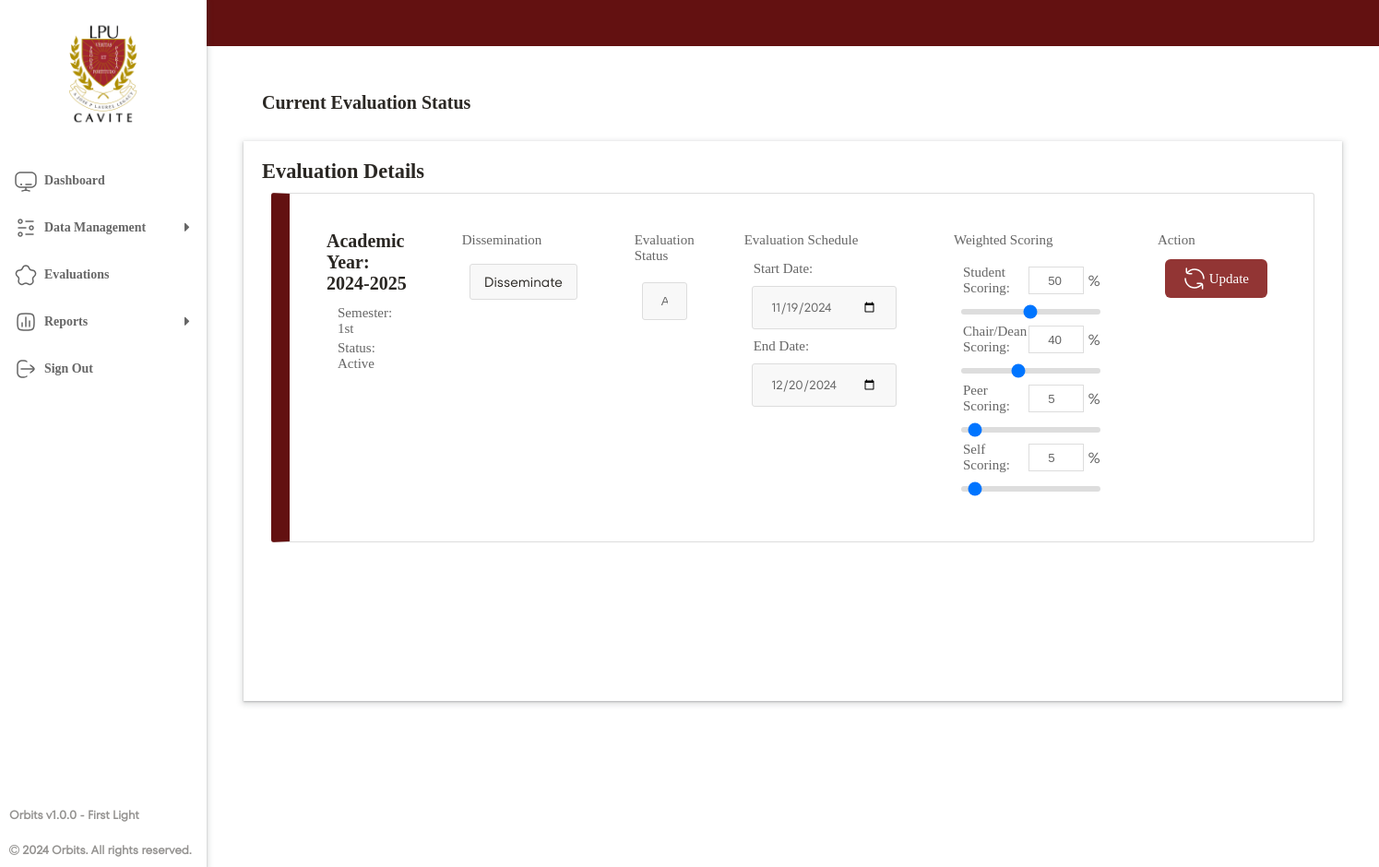
The page /backend/data_handling/evaluation/evaluation.php (signed in) on the database its author committed.
### tables this page shows
CREATE TABLE `evaluation_periods` (
  `period_id` int(11) NOT NULL,
  `semester` varchar(10) NOT NULL,
  `academic_year` varchar(9) NOT NULL,
  `start_date` date NOT NULL,
  `end_date` date NOT NULL,
  `status` enum('active','closed') DEFAULT 'closed',
  `student_scoring` decimal(5,0) NOT NULL DEFAULT 50,
  `self_scoring` decimal(5,0) NOT NULL DEFAULT 5,
  `peer_scoring` decimal(5,0) NOT NULL DEFAULT 5,
  `chair_scoring` decimal(5,0) NOT NULL DEFAULT 40,
  `disseminated` tinyint(1) NOT NULL DEFAULT 0,
  `is_completed` tinyint(1) DEFAULT 0
);

### backend/data_handling/evaluation/evaluation.php (the view, shortened to what this page needs)
<?php
include ROOT_PATH . '/backend/db/dbconnect.php';
if (isset($_SESSION['period_id']) && is_numeric($_SESSION['period_id'])) {
    $period_id = mysqli_real_escape_string($con, $_SESSION['period_id']);
    $query = "
        SELECT
            period_id,
            semester,
            academic_year,
            status,
            start_date,
            end_date,
            disseminated,
            student_scoring,
            self_scoring,
            peer_scoring,
            chair_scoring
        FROM
            evaluation_periods
        WHERE
            period_id = $period_id
        ORDER BY start_date DESC";
} else {
    $query = null;
    $_SESSION['status'] = 'error';
    $_SESSION['message'] = 'Invalid or missing period ID.';
    header("Location: some_error_page.php");
    exit();
}
$result = mysqli_query($con, $query);
$current_evaluation = mysqli_fetch_assoc($result);
$disseminated = $current_evaluation['disseminated'];
$button_disabled = $disseminated == 1 ? 'disabled' : '';
?>
<!DOCTYPE html>
<html lang="en">
<head>
	<link rel='stylesheet' href='../../../frontend/templates/admin-style.css'>
	<link rel="stylesheet" href="https://cdnjs.cloudflare.com/ajax/libs/font-awesome/4.7.0/css/font-awesome.min.css">
	<?php include '../../../frontend/layout/navbar.php'; ?>
</head>
<body>
    <?php include '../../../frontend/layout/sidebar.php'; ?>
    <main>
        <main>
            <div class="upperMain">
                <div>
                    <h1>Current Evaluation Status</h1>
                </div>
            </div>
            <div class="content">
                <h2>Evaluation Details</h2>
                <?php if ($current_evaluation): ?>
                    <div class="banner">
                        <div class="evaluation-status">
                                <div class="academic-year">
                                    <h3 class="card-title">Academic Year:
                                        <?php echo htmlspecialchars($current_evaluation['academic_year']); ?>
                                    </h3>
                                    <div class="evaluation-details">
                                        <p class="card-title">Semester:
                                            <?php echo htmlspecialchars($current_evaluation['semester']); ?>
                                        </p>
                                        <p class="card-title">Status:
                                            <?php
                                            $evaluation_status = htmlspecialchars($current_evaluation['status']);
                                            switch ($evaluation_status) {
                                                case 'active':
                                                    echo '<span class="text-info">Active</span>';
                                                    break;
                                            }
                                            ?>
                                    </div>
                                    </p><br>
                                </div>
                                <div class="disseminate">
                                    <p>Dissemination</p>
                                    <form action="disseminate_surveys.php" name="disseminateEvaluationForm" method="POST">
                                        <div class="evaluation-details">
                                            <button class="view-btn" type="submit" <?php echo $button_disabled; ?>>
                                                Disseminate
                                            </button>
                                    </form>
                                    </div>
                                </div>
                                <div class="status">
                                    <p>Evaluation Status</p>
                                    <form name="updateEvaluationForm" action="update_evaluation.php" method="post">
                                    <div class="evaluation-details">
                                        <div class="form-group">
                                            <select id="status" name="evaluation_status" required>
                                                <option value="active" <?php echo ($evaluation_status === 'active') ? 'selected' : ''; ?>>Active</option>
                                            </select>
                                        </div>
                                    </div>
                                </div>
                                <div class="schedule">
                                    <div class="mt-4">
                                        <p>Evaluation Schedule</p>
                                        <div class="evaluation-details">
                                            <div class="form-group">
                                                <label for="start_date">
                                                    <p>Start Date:</p>
                                                    <input type="date" class="form-control" id="start_date"
                                                        name="start_date"
                                                        value="<?php echo htmlspecialchars($current_evaluation['start_date']); ?>"
                                                        required>
                                            </div>
                                            <div class="form-group">
                                                <p>End Date:</p>
                                                <input type="date" class="form-control" id="end_date" name="end_date"
                                                    value="<?php echo htmlspecialchars($current_evaluation['end_date']); ?>"
                                                    required>
                                            </div>
                                        </div>
                                    </div>
                                </div>
                                <div class="scorings">
                                    <p>Weighted Scoring</p>
                                    <div class="evaluation-details">
                                        <div class="form-group">
                                            <div class="score">
                                                <p>Student Scoring:</p>
                                                <input type="text" name="student_scoring" id="student_scoring"
                                                    value="<?= $current_evaluation['student_scoring'] ?>"><span>&nbsp;%</span>
                                            </div>
                                            <input type="range" class="form-control" id="student_slider" min="0" max="100"
                                                value="<?= $current_evaluation['student_scoring'] ?>" step="1">
                                        </div>
                                        <div class="form-group">
                                            <div class="score">
                                                <p>Chair/Dean Scoring:</p>
                                                <input type="text" name="chair_scoring" id="chair_scoring"
                                                    value="<?= $current_evaluation['chair_scoring'] ?>"><span>&nbsp;%</span>
                                            </div>
                                            <input type="range" class="form-control" id="chair_slider" min="0" max="100"
                                                value="<?= $current_evaluation['chair_scoring'] ?>" step="1">
                                        </div>
                                        <div class="form-group">
                                            <div class="score">
                                                <p>Peer Scoring:</p>
                                                <input type="text" name="peer_scoring" id="peer_scoring"
                                                    value="<?= $current_evaluation['peer_scoring'] ?>"><span>&nbsp;%</span>
                                            </div>
                                            <input type="range" class="form-control" id="peer_slider" min="0" max="100"
                                                value="<?= $current_evaluation['peer_scoring'] ?>" step="1">
                                        </div>
                                        <div class="form-group">
                                            <div class="score">
                                                <p>Self Scoring:</p>
                                                <input type="text" name="self_scoring" id="self_scoring"
                                                    value="<?= $current_evaluation['self_scoring'] ?>"><span>&nbsp;%</span>
                                            </div>
                                            <input type="range" class="form-control" id="self_slider" min="0" max="100"
                                                value="<?= $current_evaluation['self_scoring'] ?>" step="1">
                                        </div>
                                    </div>
                                </div>
                                <div class="update-evaluation">
                                <p>Action</p>
                                    <div class="evaluation-details">
                                        <div class="form-group">
                                            <button class="add-btn" type="submit">
                                                <img src="../../../frontend/assets/icons/update.svg">&nbsp;Update
                                            </button>
                                        </div>
                                    </div>
                                </div>
                        </div>
                    </div>
            <?php else: ?>
                <div class="banner">
                    <p>No active evaluation period found.</p>
                </div>
            <?php endif; ?>
        </main>
</body>
</html>

### frontend/templates/admin-style.css (style rules this page uses)
* { margin: 0; padding: 0; box-sizing: border-box; text-decoration: none; border: 0; list-style: none; appearance: none; }
p { font-size: 15px; padding: 2px; }
h1 { font-weight: 800; font-size: 1.8rem; color: #2A2723; }
h2 { font-size: 1.4rem; color: #2A2723; }
h3 { font-size: 0.87rem; }
body { font-family: myFont; min-height: 100vh; display: grid; grid-template-columns: 14rem 1fr; grid-template-rows: auto 1fr; grid-template-areas: "sidebar navbar" "sidebar main"; overflow: hidden; background-image: none; }
main { grid-area: main; height: calc(100vh - 50px); display: flex; flex-direction: column; }
.upperMain { padding: 20px; text-align: left; }
.upperMain h1 { font-size: 20px; font-weight: bold; margin-top: 30px; margin-bottom: 10px; }
.upperMain div { margin-left: 40px; }
.content { background-color: white; padding: 20px; box-shadow: rgba(60, 64, 67, 0.3) 0px 1px 2px 0px, rgba(60, 64, 67, 0.15) 0px 2px 6px 2px; overflow: auto; height: auto; margin: 40px; margin-top: 0px; flex-grow: 1; display: flex; flex-direction: column; }
.banner { margin: 10px; border: 1px solid #ddd; border-left: #631111 solid 20px; padding: 40px; border-radius: 3px; }
.banner h3 { margin: 0; font-size: 20px; font-weight: bold; color: #2a2723; }
.banner p { margin-top: 0; color: #666; }
.add-btn { margin: 0; background-color: #923534; color: white; border: none; text-decoration: none; display: inline-flex; align-items: center; justify-content: center; cursor: pointer; padding: 9px 20px; border-radius: 6px; font-family: myFont; font-size: 15px; font-weight: lighter; transition: all 0.2s ease; }
.add-btn img { display: inline-flex; align-items: center; justify-content: center; transform: scale(1); transition: transform 0.2s cubic-bezier(.73, 0, .27, 1); }
.modal-body .form-group input, select, textarea { border: 1px solid #ddd; border-radius: 3px; background-color: #f8f8f8; transition-duration: .2s; color: #666; }
input[type=text], select, input[type=number], input[type=email], input[type=password], input[type=date] { width: 100%; padding: 12px 20px; margin: 8px 0; display: inline-block; box-sizing: border-box; accent-color: #631111; }
input[type=date] { font-family: myFont2; border: 1px solid #ddd; border-radius: 3px; background-color: #f8f8f8; color: #666; }
input[type=range] { height: 6px; background: #ddd; border-radius: 5px; outline: none; transition: background 0.2s ease; width: 100%; max-width: 800px; }
.evaluation-details { margin: 10px; }
.view-btn { background-color: #F8F8F8; border: 1px solid #ddd; color: #2A2723; text-decoration: none; cursor: pointer; padding: 8px 15px; border-radius: 3px; margin: 5px auto; display: inline-block; text-align: center; font-size: 15px; font-family: myFont2; transition-duration: .2s; }
.evaluation-status { display: flex; justify-content: space-between; gap: 50px; }
.scorings p { width: 70%; }
.scorings .score { display: flex; justify-content: space-between; align-items: center; }
.scorings .score input { width: 60px; border: 1px solid #ddd; height: 30px; padding: 10; color: #666; }
.scorings span { color: #666; font-family: myFont2; }

### rows shown on the page
evaluation_periods: academic_year "2024-2025", semester "1st", evaluation_status "Active", start_date "11/19/2024", end_date "12/20/2024", student_scoring "50", chair_scoring "40", peer_scoring "5", self_scoring "5"
